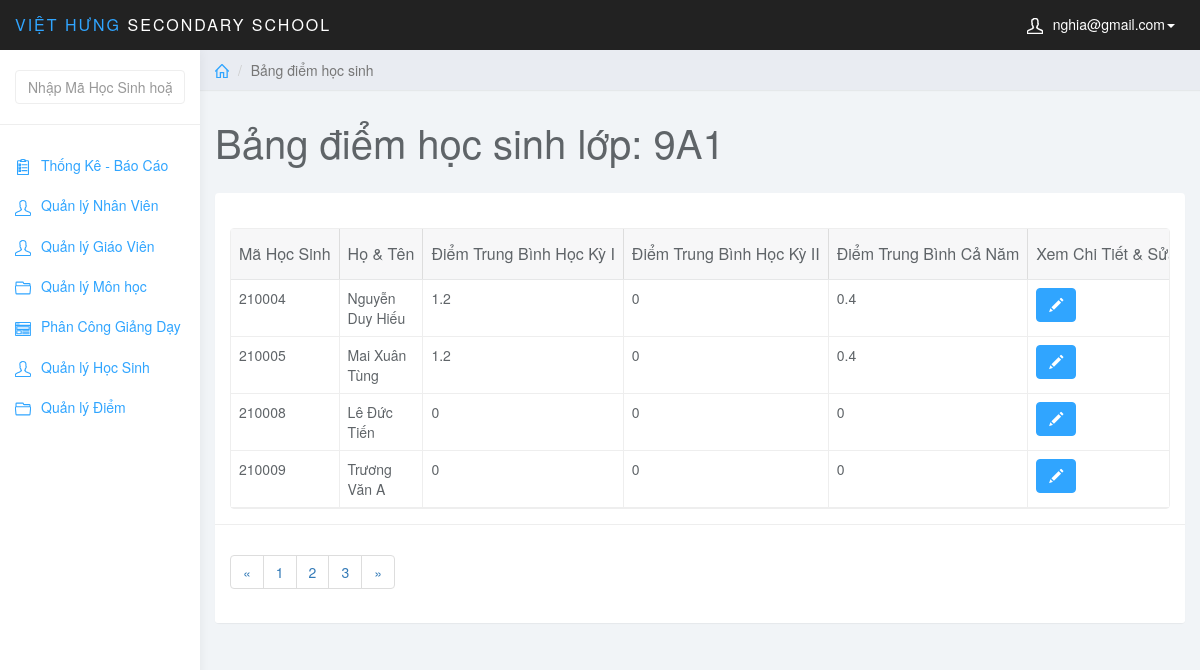
The page /admin/index.php?page=list_diem&id_class=2 (signed in) on the database its author committed.
### tables this page shows
CREATE TABLE `lophoc` (
  `MaLopHoc` varchar(10) NOT NULL,
  `Tenlophoc` varchar(20) NOT NULL,
  `KhoiHoc` varchar(10) NOT NULL,
  PRIMARY KEY (`MaLopHoc`)
);

CREATE TABLE `hocsinh` (
  `MaHS` int(6) NOT NULL,
  `MaLopHoc` varchar(10) NOT NULL,
  `TenHS` varchar(50) NOT NULL,
  `GioiTinh` varchar(5) NOT NULL,
  `NgaySinh` date NOT NULL,
  `NoiSinh` varchar(50) NOT NULL,
  `DanToc` varchar(10) NOT NULL,
  `HoTenCha` varchar(50) NOT NULL,
  `HoTenMe` varchar(50) NOT NULL,
  PRIMARY KEY (`MaHS`),
  KEY `fk_hs_lh` (`MaLopHoc`),
  CONSTRAINT `fk_hs_lh` FOREIGN KEY (`MaLopHoc`) REFERENCES `lophoc` (`MaLopHoc`)
);

### admin/list_diem.php (the view, shortened to what this page needs)
<?php
    $class_id = $_GET['id_class'];
    $sql_view = "SELECT * FROM lophoc WHERE MaLopHoc = '$class_id'";
    $query_view = mysqli_query($conn,$sql_view);
    $row_view = mysqli_fetch_assoc($query_view);
?>
<div class="col-sm-9 col-sm-offset-3 col-lg-10 col-lg-offset-2 main">
		<div class="row">
			<ol class="breadcrumb">
				<li><a href="index.php"><svg class="glyph stroked home"><use xlink:href="#stroked-home"></use></svg></a></li>
				<li class="active">Bảng điểm học sinh</li>
			</ol>
		</div>
		<div class="row">
			<div class="col-lg-12">
				<h1 class="page-header">Bảng điểm học sinh lớp: <?php echo $row_view['Tenlophoc']; ?></h1>
			</div>
		</div>
		<div class="row">
			<div class="col-lg-12">
				<div class="panel panel-default">
					<div class="panel-body">
                        <table
                            data-toolbar="#toolbar"
                            data-toggle="table">
						    <thead>
						    <tr>
						        <th data-field="id" data-sortable="true">Mã Học Sinh</th>
                                <th data-field="name"  data-sortable="true">Họ & Tên</th>
                                <th data-sortable="true">Điểm Trung Bình Học Kỳ I</th>
                                <th data-sortable="true">Điểm Trung Bình Học Kỳ II</th>
                                <th data-sortable="true">Điểm Trung Bình Cả Năm</th>
                                <th>Xem Chi Tiết & Sửa</th>
						    </tr>
                            </thead>
                            <tbody>
                                <?php
                                    $sql = "SELECT * FROM hocsinh WHERE MaLopHoc = '$class_id'";
                                    $query = mysqli_query($conn,$sql);
                                    while ($row = mysqli_fetch_assoc($query)) {
                                        $sql_diem = "SELECT * FROM hocsinh JOIN diem ON hocsinh.MaHS = diem.MaHS JOIN monhoc ON diem.MaMonHoc = monhoc.MaMonHoc JOIN lophoc ON hocsinh.MaLopHoc = lophoc.MaLopHoc JOIN hocky ON diem.MaHocKy = hocky.MaHocKy WHERE hocsinh.MaHS = '{$row['MaHS']}'";
                                        $query_diem = mysqli_query($conn,$sql_diem);
                                        $tb_hk = 0;
                                        $tb_hk2 = 0;
                                        $i=0;
                                        $j=0;
                                        while($row_diem = mysqli_fetch_assoc($query_diem)){
                                            if ($row_diem['MaHocKy']=='20191') {
                                                $tb_hk += $row_diem['DiemTB'];
                                                $i++;
                                            }elseif($row_diem['MaHocKy']=='20192') {
                                                $tb_hk2 += $row_diem['DiemTB'];
                                                $j++;
                                            }
                                        }
                                ?>
                                <tr>
                                    <td><?php echo $row['MaHS'];?></td>
                                    <td><?php echo $row['TenHS']; ?></td>
                                    <td><?php if(isset($tb_hk)){echo $a = round($tb_hk/$i,1);}else{echo '---';}?></td>
                                    <td><?php if(isset($tb_hk2)){echo $b = round($tb_hk2/$j,1);}else{echo '---';} ?></td>
                                    <td><?php echo $tb_nam = round($dtb_nam = ($a+$b*2)/3,1) ?></td>
                                    <td class="form-group">
                                        <a href="index.php?page=edit_diem&id_hs=<?php echo $row['MaHS']; ?>" class="btn btn-primary"><i class="glyphicon glyphicon-pencil"></i></a>
                                    </td>
                                </tr>
                                    <?php } ?>
                            </tbody>
						</table>
                    </div>
                    <div class="panel-footer">
                        <nav aria-label="Page navigation example">
                            <ul class="pagination">
                                <li class="page-item"><a class="page-link" href="#">&laquo;</a></li>
                                <li class="page-item"><a class="page-link" href="#">1</a></li>
                                <li class="page-item"><a class="page-link" href="#">2</a></li>
                                <li class="page-item"><a class="page-link" href="#">3</a></li>
                                <li class="page-item"><a class="page-link" href="#">&raquo;</a></li>
                            </ul>
                        </nav>
                    </div>
				</div>
			</div>
		</div>
	</div>

### admin/css/styles.css (style rules this page uses)
body { background: #f1f4f7; padding-top: 50px; color: #5f6468; }
a, a:hover, a:focus { color: #30a5ff; }
h1, h2, h3, h4, h5, h6 { color: #5f6468; }
h1 { font-weight: 300; font-size: 40px; }
.btn-primary, .btn-primary:hover, .btn-primary:focus, .btn-primary:active, .btn-primary.active, .open > .dropdown-toggle.btn-primary, .btn-primary.disabled, .btn-primary[disabled], fieldset[disabled] .btn-primary, .btn-primary.disabled:hover, .btn-primary[disabled]:hover, fieldset[disabled] .btn-primary:hover, .btn-primary.disabled:focus, .btn-primary[disabled]:focus, fieldset[disabled] .btn-primary:focus, .btn-primary.disabled:active, .btn-primary[disabled]:active, fieldset[disabled] .btn-primary:active, .btn-primary.disabled.active, .btn-primary[disabled].active, fieldset[disabled] .btn-primary.active { background-color: #30a5ff; border-color: #30a5ff; }
.panel { border: 0; }
.panel-footer { background: #fff; border-top: 1px solid #eee; }
.breadcrumb { border-radius: 0; padding: 10px 15px; background: #e9ecf2; box-shadow: 0 1px 1px rgba(0, 0, 0, .05); margin: 0 ; }
h1.page-header { margin-top: 30px; border-bottom: 0; }
.table { background: #fff; }
.breadcrumb .glyph { height: 14px; width: 14px; margin: -2px 0 0 0; stroke-width: 4px; }

### rows shown on the page
lophoc: Tenlophoc "9A1"
hocsinh: MaHS "210004", TenHS "Nguyễn Duy Hiếu", i "1.2", j "0", b "0.4"
hocsinh: MaHS "210005", TenHS "Mai Xuân Tùng", i "1.2", j "0", b "0.4"
hocsinh: MaHS "210008", TenHS "Lê Đức Tiến", i "0", j "0", b "0"
hocsinh: MaHS "210009", TenHS "Trương Văn A", i "0", j "0", b "0"

### other values the page prints
$_SESSION['mail_user'] "nghia@gmail.com"
